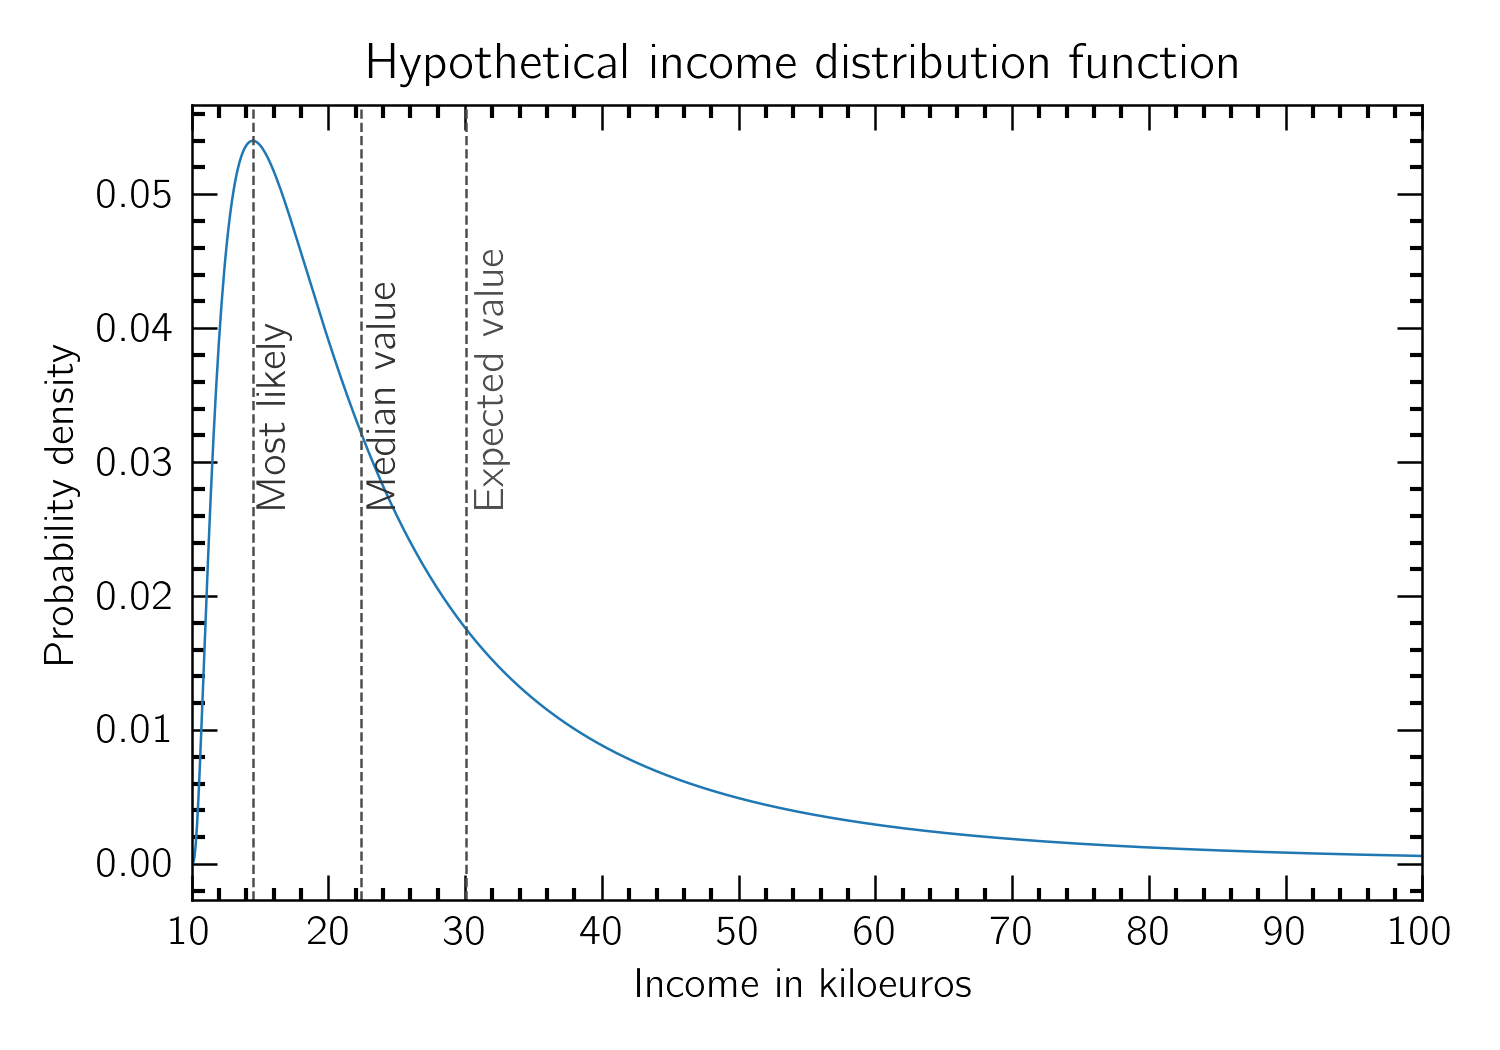

Recreate this plot in Python.
import numpy as np
import matplotlib.pyplot as plt

g = 10.0
sig = 1.0
mu = 1.5

x = np.arange(g,100*g,0.01*g)
y = (2*np.pi*sig**2)**-0.5 * \
    np.exp(-(np.log(x-g)-mu)**2/2/sig**2)
#    (x-g)**-1
y/=(x[1]-x[0])*np.sum(y)

plt.plot(x,y)
plt.xlabel("Income in kiloeuros")
plt.ylabel("Probability density")
plt.xlim([g,10*g])


# Most likely value
I = np.argmax(y)
print ("Most likely value = %f"%x[I])
plt.axvline(x[I],c="0.3",ls="--")
plt.text(x=x[I]*1.02,y=np.amax(y)/2,s="Most likely",rotation=90,c="0.2")

# Expected value
expec =  ((x[1]-x[0])*np.sum(x*y))
print ("Expected value = %f"%expec)
plt.axvline(expec,c="0.3",ls="--")
plt.text(x=expec*1.02,y=np.amax(y)/2,s="Expected value",rotation=90,c="0.3")

# Median value
area = 0
i=0
while (area<0.5):
   area = (x[1]-x[0])*np.sum(y[:i])
   i+=1
med =  (x[i])
print ("Median value = %f"%med)
plt.axvline(med,c="0.3",ls="--")
plt.text(x=med*1.02,y=np.amax(y)/2,s="Median value",rotation=90,c="0.2")

plt.title("Hypothetical income distribution function",fontsize=12)
plt.tight_layout()
plt.savefig("income.png")
plt.show()
plt.close()
